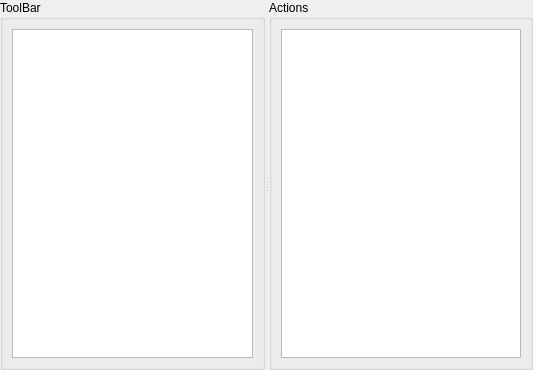
<?xml version="1.0" encoding="UTF-8"?>
<ui version="4.0">
 <class>ToolBarCustomizeForm</class>
 <widget class="QWidget" name="ToolBarCustomizeForm">
  <property name="geometry">
   <rect>
    <x>0</x>
    <y>0</y>
    <width>533</width>
    <height>370</height>
   </rect>
  </property>
  <property name="windowTitle">
   <string>Toolbar Customization</string>
  </property>
  <layout class="QGridLayout" name="gridLayout_3">
   <property name="margin">
    <number>0</number>
   </property>
   <item row="0" column="0">
    <widget class="QSplitter" name="splitter">
     <property name="orientation">
      <enum>Qt::Horizontal</enum>
     </property>
     <widget class="QGroupBox" name="groupBox">
      <property name="title">
       <string>ToolBar</string>
      </property>
      <layout class="QGridLayout" name="gridLayout">
       <item row="0" column="0">
        <widget class="QListWidget" name="m_toolbarList"/>
       </item>
      </layout>
     </widget>
     <widget class="QGroupBox" name="groupBox_2">
      <property name="title">
       <string>Actions</string>
      </property>
      <layout class="QGridLayout" name="gridLayout_2">
       <item row="0" column="0">
        <widget class="QListView" name="m_actionList"/>
       </item>
      </layout>
     </widget>
    </widget>
   </item>
  </layout>
 </widget>
 <resources/>
 <connections/>
</ui>
